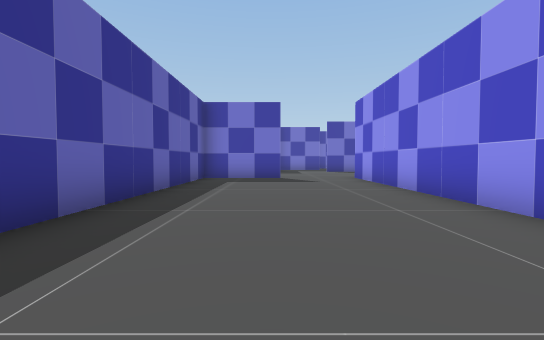
[1] (above)

23 first-person views from a walk through a Unity game level. The camera is 1.2 m above the floor, tilts 2° down and sees 85° across. The floor is counted in squares, 2 m on a side. Each view is taken from the middle of a square. On the plan, view 1 faces up. The plan holds only what a view shows up to about 9 squares ahead; the rest is blank. The place goes on beyond the plan. The player character is not drawn. Some animated figures are not drawn.

[2]
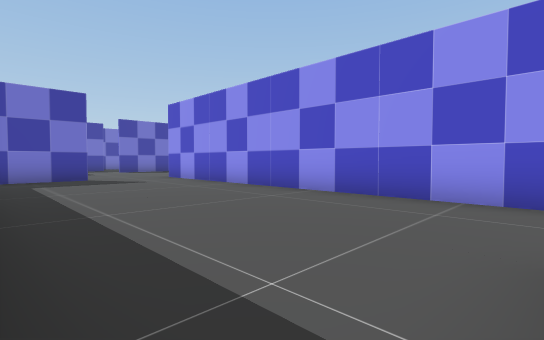

[3]
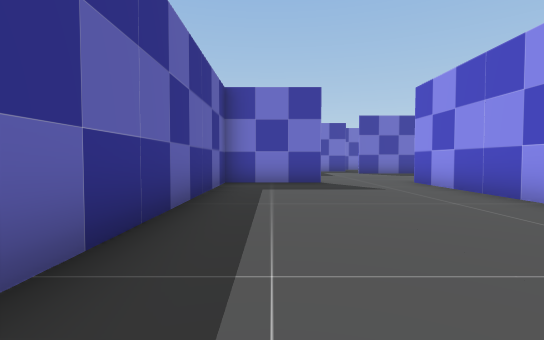

[4]
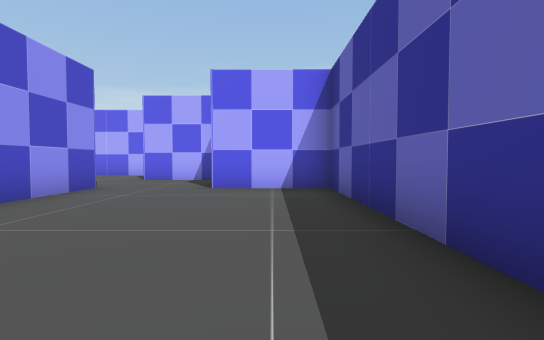

[5]
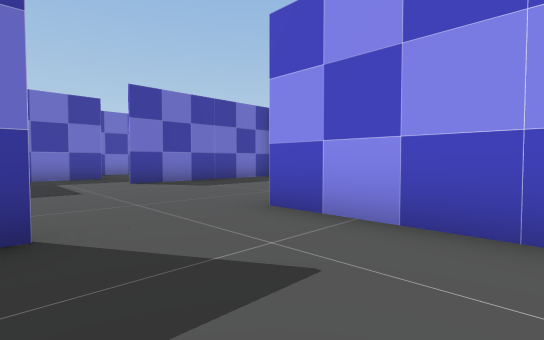

[6]
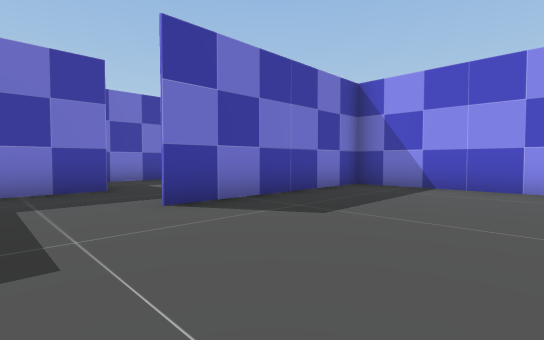

[7]
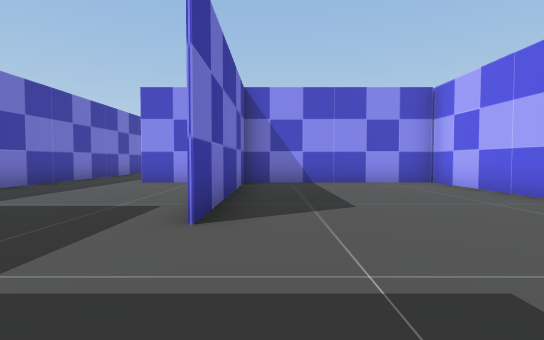

[8]
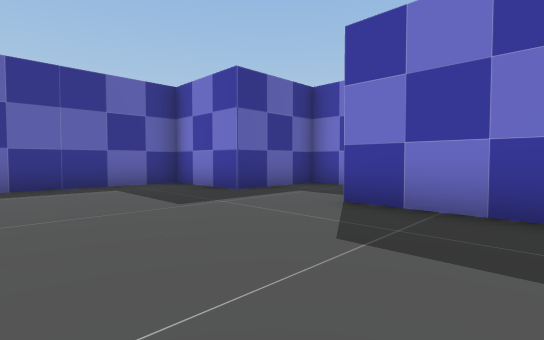

[9]
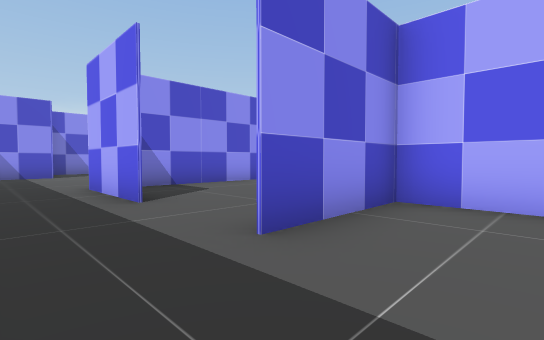

[10]
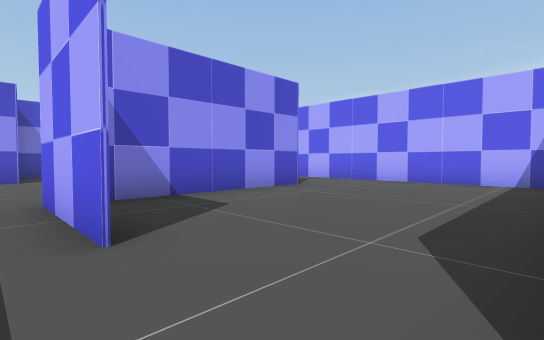

[11]
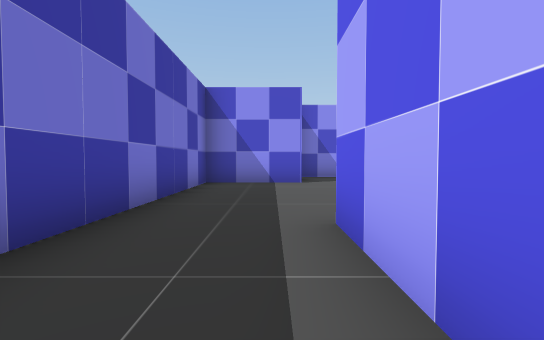

[12]
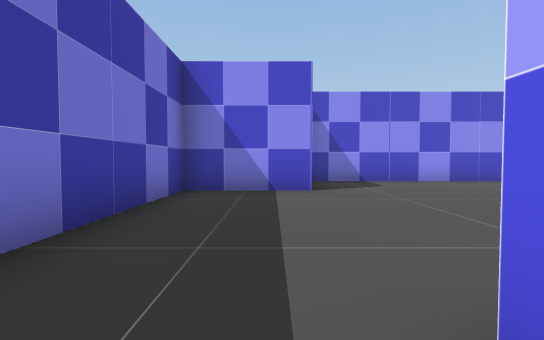

[13]
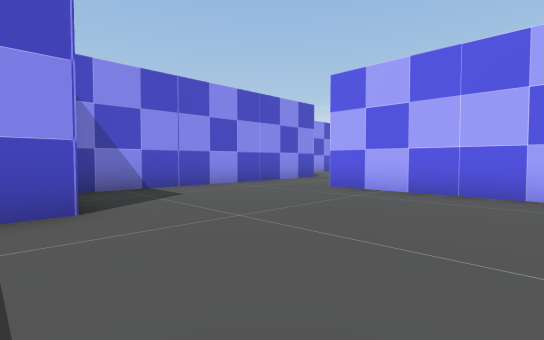

[14]
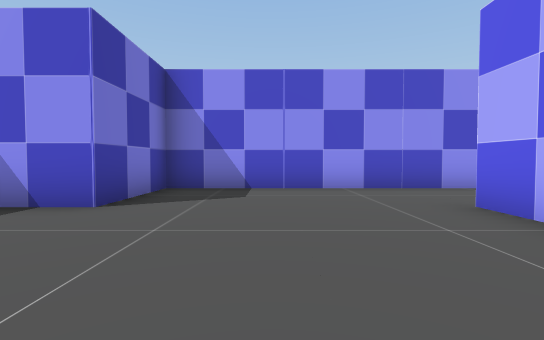

[15]
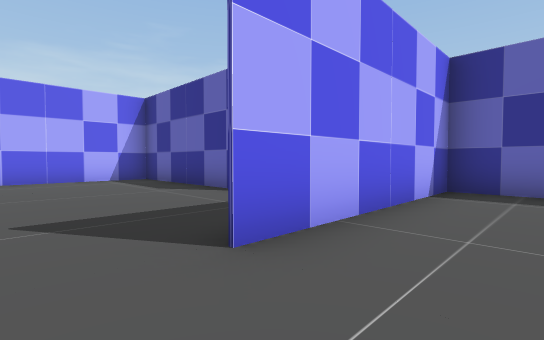

[16]
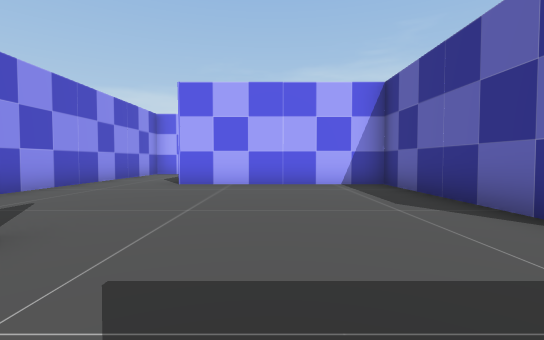

[17]
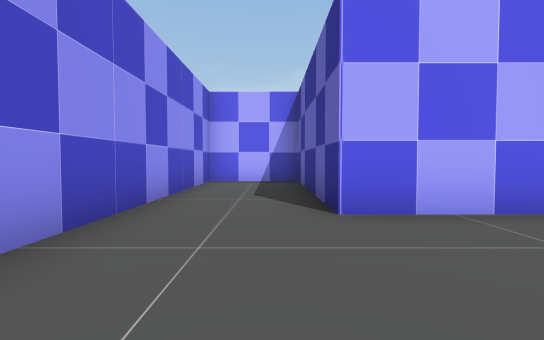

[18]
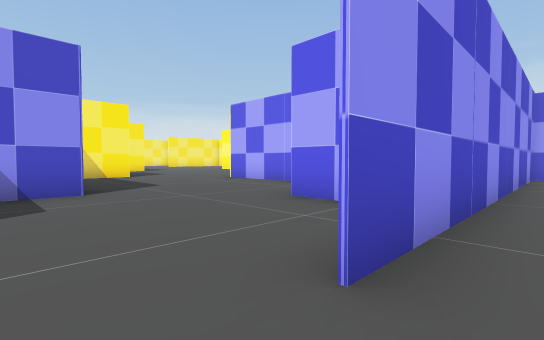

[19]
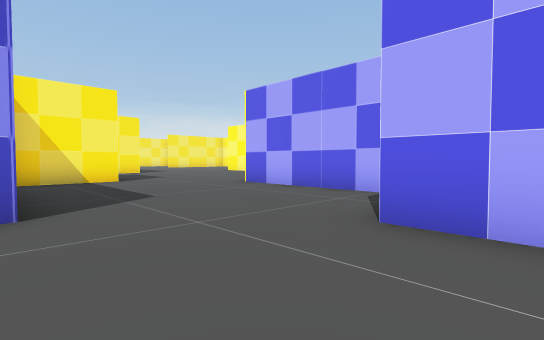

[20]
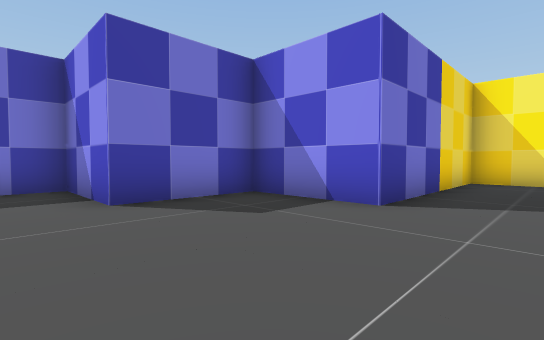

[21]
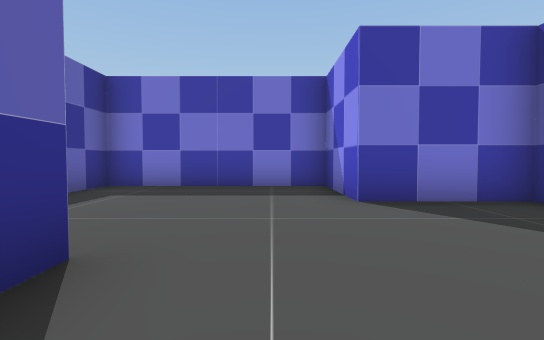

[22]
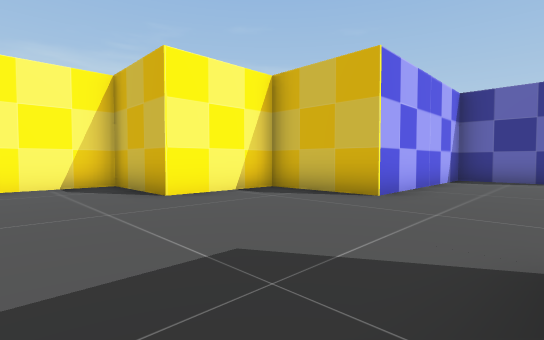

[23]
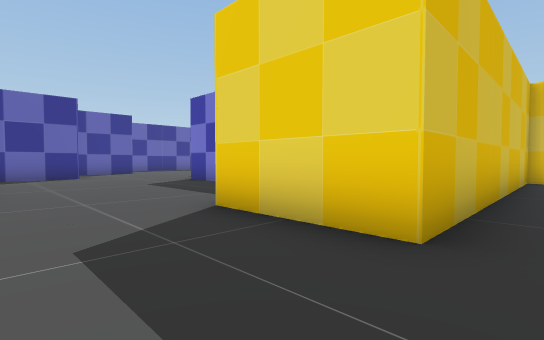

### Floor plan
Ten units are one square. View 1 is at (0, 0); x grows to the right and y downward. Boxes are objects, and circles mark ways between rooms. Rooms are numbered by the first view taken in them; rooms with no view inside come last. Other rooms are left out.
<svg viewBox="-27 -202 385 212">
<path fill="none" stroke="#000" d="M4 -97 -22 -97 -22 2 4 2M27 -6 27 -99M3 -147 -22 -147 -22 -112M45 -98 80 -98M78 -147 26 -147M77 -98 77 -150M29 -172 3 -172 3 -147M61 -148 78 -148M77 -150 77 -175M76 -197 34 -197M128 -138 128 -124 179 -124M101 -174 129 -174M202 -126 202 -172 177 -172 177 -197 118 -197M91 -197 76 -197M202 -106 202 -126M153 -91 153 -48 203 -48 203 2 227 2 227 -99M240 -73 253 -73 253 -48 303 -48 303 -23 328 -23 328 2 348 2M228 -99 228 -92M353 -148 353 -72 327 -72 327 -97 277 -97 277 -122 252 -122 252 -147 203 -147 203 -134M127 -122 127 -166M80 -98 125 -98"/>
<circle cx="15" cy="-100" r="3" fill="#2a7"/>
<circle cx="15" cy="-150" r="3" fill="#2a7"/>
<circle cx="80" cy="-185" r="3" fill="#2a7"/>
<circle cx="185" cy="-120" r="3" fill="#2a7"/>
<circle cx="95" cy="-170" r="3" fill="#2a7"/>
<circle cx="215" cy="-105" r="3" fill="#2a7"/>
<circle cx="130" cy="-110" r="3" fill="#2a7"/>
<text x="0" y="-50">1</text>
<text x="20" y="-130">2</text>
<text x="40" y="-170">3</text>
<text x="150" y="-160">4</text>
<text x="190" y="-70">5</text>
<text x="300" y="-70">6</text>
<text x="100" y="-140">7</text>
</svg>
Room 1 opens to room 2. Room 2 opens to room 3. Room 3 opens to room 4. Room 4 opens to room 5. Room 4 opens to room 7. Room 5 opens to room 6. Room 5 opens to room 7.

Where each view was taken, in squares from view 1:
view 1: 0 up, 0 right, facing up
view 2: 0 up, 2 left, facing up-right
view 3: 2 up, 1 left, facing up
view 4: 6 up, 1 left, facing down
view 5: 7 up, 0 right, facing up-right
view 6: 11 up, 1 right, facing up-right
view 7: 14 up, 0 right, facing right
view 8: 11 up, 5 right, facing up-left
view 9: 19 up, 6 right, facing down-right
view 10: 18 up, 8 right, facing down-right
view 11: 18 up, 10 right, facing right
view 12: 18 up, 12 right, facing right
view 13: 18 up, 14 right, facing down-right
view 14: 15 up, 14 right, facing right
view 15: 14 up, 19 right, facing down-left
view 16: 12 up, 18 right, facing down
view 17: 8 up, 21 right, facing down
view 18: 11 up, 22 right, facing down-right
view 19: 10 up, 24 right, facing down-right
view 20: 8 up, 24 right, facing up-right
view 21: 8 up, 24 right, facing up
view 22: 7 up, 35 right, facing down-left
view 23: 5 up, 36 right, facing up-left
